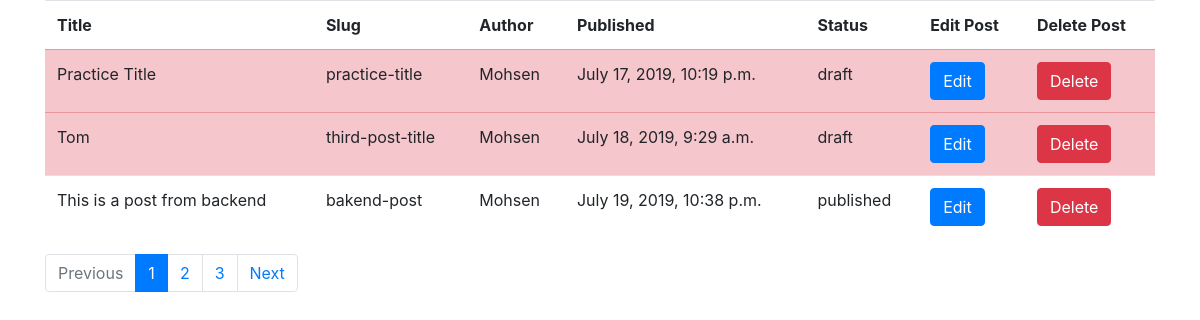
The page /blog/backend/post/ on the database its author committed.
### blog/models.py (models this page shows, shortened)
class Post(models.Model):
    STATUS_CHOICES = (
        ('draft','Draft'),
        ('published', 'Published'),
    )
    category = models.ForeignKey(Category,null=True, on_delete=models.DO_NOTHING)
    title = models.CharField(max_length=250)
    slug = models.SlugField(max_length=250, unique=True)
    content = models.TextField()
    seo_title = models.CharField(max_length=250)
    seo_description = models.CharField(max_length=160)
    author = models.ForeignKey(User, related_name='blog_post', on_delete=models.CASCADE,)
    published = models.DateTimeField(default=timezone.now)
    created = models.DateTimeField(auto_now_add=True)
    updated = models.DateTimeField(auto_now=True)
    status = models.CharField(max_length=9, choices=STATUS_CHOICES, default ='draft')

### blog/views.py (the view)
# urls.py: path('backend/post/', views.list_of_post_backend, name="list_of_post_backend"),
def list_of_post_backend(request):
    post= Post.objects.all()
    paginator = Paginator(post, 3)
    page = request.GET.get('page')
    try:
        posts = paginator.page(page)
    except PageNotAnInteger:
        posts = paginator.page(1)
    except EmptyPage:
        posts = paginator.page(paginator.num_pages)
    template ='blog/backend/list_of_post_backend.html'
    context = {'posts':posts, 'page':page}
    return render(request, template , context)

### blog/templates/blog/backend/list_of_post_backend.html (shortened to what this page needs)
{% extends 'blog/base.html' %}
{% block content %}
<div class="table-responsive">
    <table class="table table-hover">
        <tr>
            <th>Title</th>
            <th>Slug</th>
            <th>Author</th>
            <th>Published</th>
            <th>Status</th>
            <th>Edit Post</th>
            <th>Delete Post</th>
        </tr>
        {% for post in posts %}
            {% if post.status == 'draft' %}
                <tr class="table-danger">
                    <td>{{post.title}}</td>
                    <td>{{post.slug}}</td>
                    <td>{{post.author}}</td>
                    <td>{{post.published}}</td>
                    <td>{{post.status}}</td>
                    <td><a href="{% url 'blog:edit_post' slug=post.slug %} "><button type="button" class="btn btn-primary">Edit</button></a></td>
                    <td><a href="{% url 'blog:delete_post' slug=post.slug %} "><button type="button" class="btn btn-danger">Delete</button></a></td>
                </tr>
            {%else%}
                <tr>
                    <td>{{post.title}}</td>
                    <td>{{post.slug}}</td>
                    <td>{{post.author}}</td>
                    <td>{{post.published}}</td>
                    <td>{{post.status}}</td>
                    <td><a href="{% url 'blog:edit_post' slug=post.slug %}"><button type="button" class="btn btn-primary">Edit</button></a></td>
                    <td><a href="{% url 'blog:delete_post' slug=post.slug %} "><button type="button" class="btn btn-danger">Delete</button></a></td>
                </tr>
            {%endif%}
        {% endfor %}
    </table>
    {% include 'blog/paginator.html' with page=posts %}
</div>
{% endblock content %}

### rows shown on the page
Post: title "Practice Title", slug "practice-title", author "Mohsen", published "July 17, 2019, 10:19 p.m.", status "draft"
Post: title "Tom", slug "third-post-title", author "Mohsen", published "July 18, 2019, 9:29 a.m.", status "draft"
Post: title "This is a post from backend", slug "bakend-post", author "Mohsen", published "July 19, 2019, 10:38 p.m.", status "published"

### other values the page prints
{{ pages }} "1"
{{ pages }} "2" "3"
